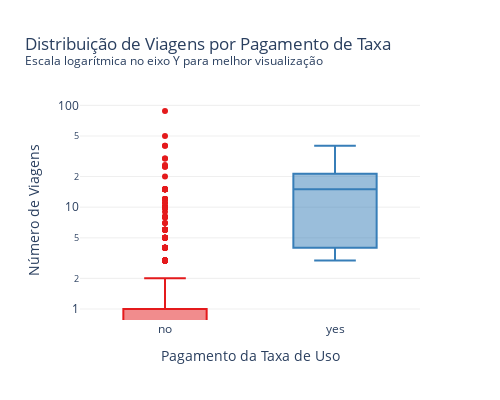

The cell this chart's notebook holds for it:
### Markdown cell above
### Userfee

### Code cell
fig = px.box(
    df,
    x='userfee',
    y='trips',
    title='Distribuição de Viagens por Pagamento de Taxa <br><sup>Escala logarítmica no eixo Y para melhor visualização</sup>',
    labels={'userfee': 'Pagamento da Taxa de Uso', 'trips': 'Número de Viagens'},
    color='userfee',
    color_discrete_sequence=px.colors.qualitative.Set1 
)

# Log scale no eixo Y
fig.update_yaxes(type='log')

fig.update_layout(
    showlegend=False,
    plot_bgcolor='white',
    width=500,
    height=400,
    yaxis=dict(showgrid=True, gridcolor='rgba(200, 200, 200, 0.3)', gridwidth=1)
)

fig.show()

# Exportar imagem
fig.write_image('./images/boxplot_taxa.png')

### Figure 1 — Plotly figure (JSON) as saved in the notebook; plotly's stock layout.template omitted (floating-point values rounded to 4 significant figures; data arrays with more than 128 entries replaced by an {"elided": "..."} marker saying what was removed)
{"data": [{"alignmentgroup": "True", "hovertemplate": "Pagamento da Taxa de Uso=%{x}<br>Número de Viagens=%{y}<extra></extra>", "legendgroup": "no", "marker": {"color": "rgb(228,26,28)"}, "name": "no", "notched": false, "offsetgroup": "no", "orientation": "v", "showlegend": true, "type": "box", "x": {"elided": "646 str values"}, "x0": " ", "xaxis": "x", "y": {"elided": "646 int values"}, "y0": " ", "yaxis": "y"}, {"alignmentgroup": "True", "hovertemplate": "Pagamento da Taxa de Uso=%{x}<br>Número de Viagens=%{y}<extra></extra>", "legendgroup": "yes", "marker": {"color": "rgb(55,126,184)"}, "name": "yes", "notched": false, "offsetgroup": "yes", "orientation": "v", "showlegend": true, "type": "box", "x": ["yes", "yes", "yes", "yes", "yes", "yes", "yes", "yes", "yes", "yes", "yes", "yes", "yes"], "x0": " ", "xaxis": "x", "y": [3, 3, 4, 4, 5, 5, 15, 16, 20, 20, 25, 30, 40], "y0": " ", "yaxis": "y"}], "layout": {"boxmode": "overlay", "height": 400, "legend": {"title": {"text": "Pagamento da Taxa de Uso"}, "tracegroupgap": 0}, "plot_bgcolor": "white", "showlegend": false, "title": {"text": "Distribuição de Viagens por Pagamento de Taxa <br><sup>Escala logarítmica no eixo Y para melhor visualização</sup>"}, "width": 500, "xaxis": {"anchor": "y", "categoryarray": ["no", "yes"], "categoryorder": "array", "domain": [0, 1], "title": {"text": "Pagamento da Taxa de Uso"}}, "yaxis": {"anchor": "x", "domain": [0, 1], "gridcolor": "rgba(200, 200, 200, 0.3)", "gridwidth": 1, "showgrid": true, "title": {"text": "Número de Viagens"}, "type": "log"}}}
